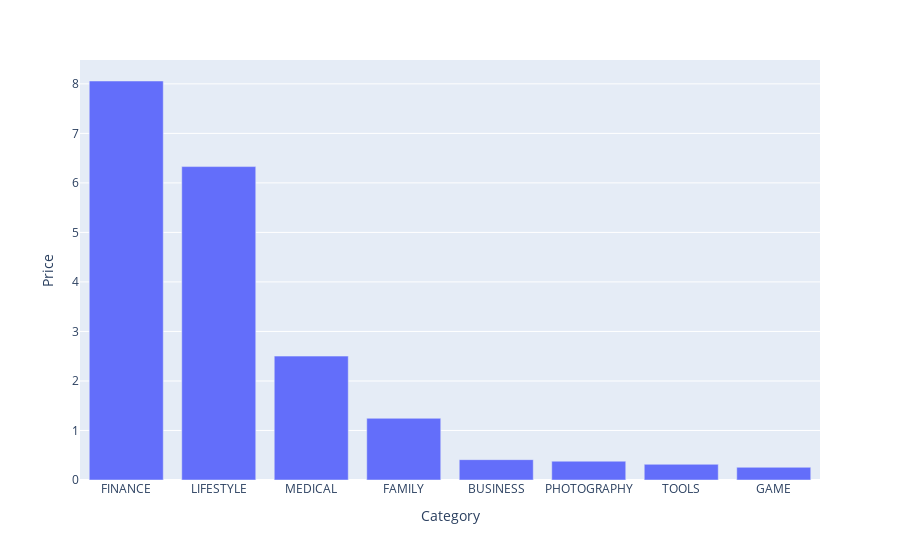

This figure's notebook cell:
### Code cell
px.bar(avg_category_price, x=avg_category_price.index, y='Price').update_xaxes(categoryorder='total descending')

### Figure 1 — Plotly figure (JSON) as saved in the notebook; plotly's stock layout.template omitted (floating-point values rounded to 4 significant figures)
{"data": [{"alignmentgroup": "True", "hovertemplate": "Category=%{x}<br>Price=%{y}<extra></extra>", "legendgroup": "", "marker": {"color": "#636efa", "pattern": {"shape": ""}}, "name": "", "offsetgroup": "", "orientation": "v", "showlegend": false, "textposition": "auto", "type": "bar", "x": ["BUSINESS", "FAMILY", "FINANCE", "GAME", "LIFESTYLE", "MEDICAL", "PHOTOGRAPHY", "TOOLS"], "xaxis": "x", "y": [0.4105, 1.246, 8.058, 0.2563, 6.329, 2.502, 0.3796, 0.317], "yaxis": "y"}], "layout": {"barmode": "relative", "legend": {"tracegroupgap": 0}, "margin": {"t": 60}, "xaxis": {"anchor": "y", "categoryorder": "total descending", "domain": [0, 1], "title": {"text": "Category"}}, "yaxis": {"anchor": "x", "domain": [0, 1], "title": {"text": "Price"}}}}
